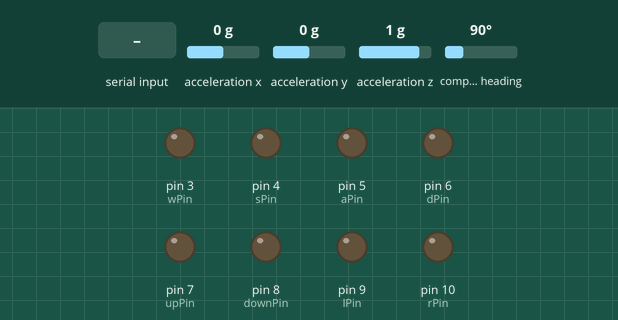
Recording of a sketch running on a simulated Arduino Uno, built with avr-gcc and run on an emulated ATmega328P. Parts: output pins drawn as LEDs (lit = HIGH). Dashed ring = blinking. The inputs (shaded band) are chosen by the test bench; at power-on: acceleration x 0 g, acceleration y 0 g, acceleration z 1 g, compass heading 90°. What the sketch prints to the serial monitor is not drawn.

Above: at 2.2 s.
2.3 s: byte 99 ('c') received over Serial
At 2.7 s:
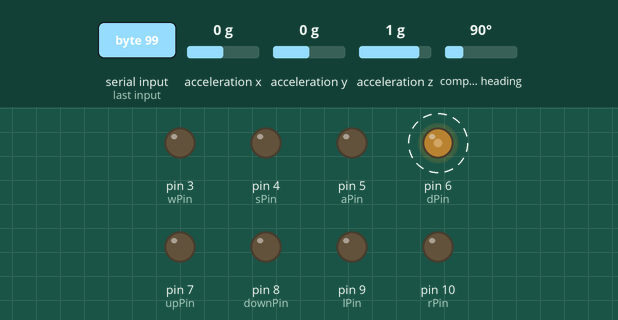
5.3 s: "a" received over Serial
At 6.5 s:
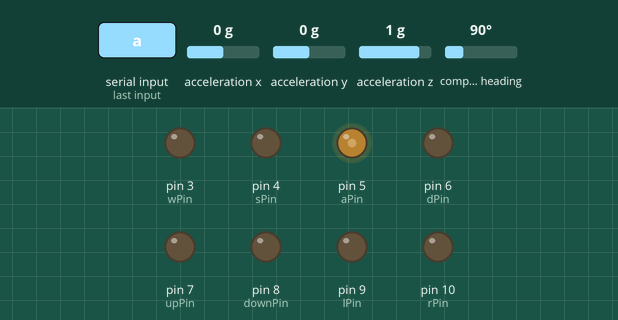
6.8 s: "l" received over Serial
At 8.0 s:
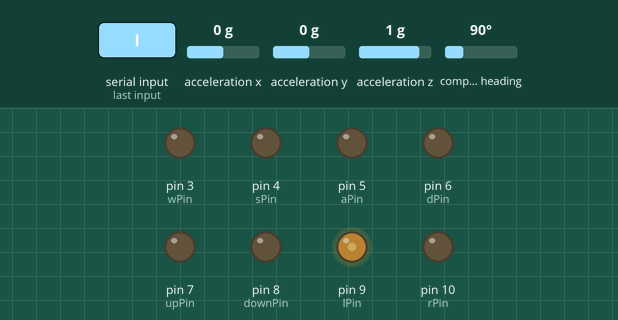
8.3 s: "r" received over Serial
At 8.9 s:
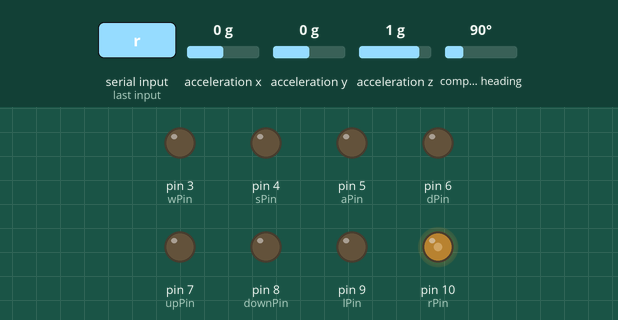
9.8 s: "m" received over Serial
At 10.2 s:
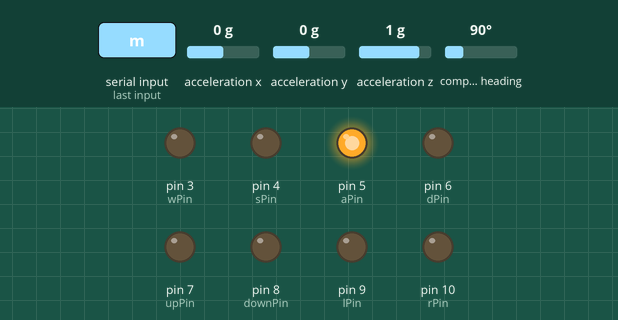
11.3 s: byte 101 ('e') received over Serial
At 12.2 s:
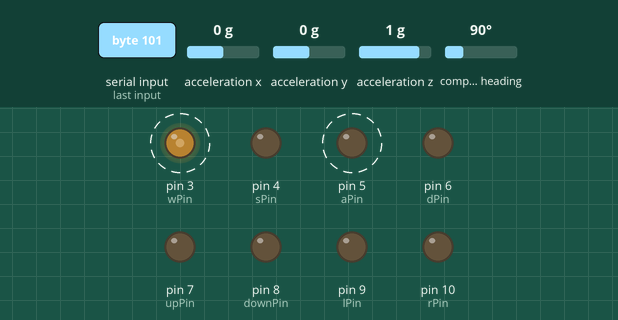
Timing chart, 0 to 15.3 s (numbered marks = the images above; inputs shaded):
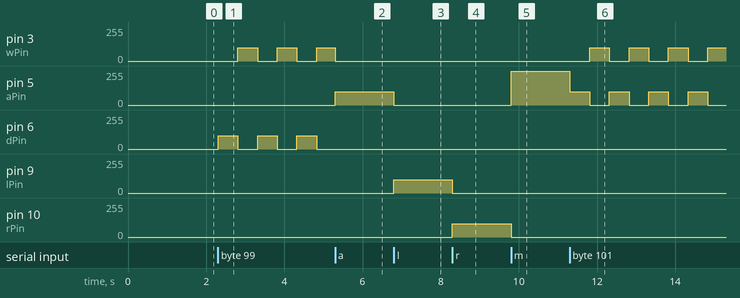

The sketch:

arduino_2_alter_vibration_20241204_strong.ino
```cpp
#include <Wire.h>
#include <Adafruit_Sensor.h>
#include <Adafruit_BNO055.h>
#include <utility/imumaths.h>

// Initialize two IMUs with different I2C addresses
Adafruit_BNO055 imu1 = Adafruit_BNO055(55, 0x28); // IMU1 address 0x28
Adafruit_BNO055 imu2 = Adafruit_BNO055(56, 0x29); // IMU2 address 0x29

const int wPin = 3;
const int sPin = 4;
const int aPin = 5;
const int dPin = 6;

const int upPin = 7;
const int downPin = 8;
const int lPin = 9;
const int rPin = 10;

unsigned long previousMillis = 0; // Last switch time
const unsigned long interval = 500; // Vibration switch interval (milliseconds)
int currentPin = wPin; // Currently vibrating pin
bool vibrationActive = false; // Vibration active flag

// Define state machine states
enum State { IDLE, CLOCKWISE, COUNTERCLOCKWISE };
State currentState = IDLE; // Initialize to IDLE state

void setup(void)
{
  Serial.begin(115200); // Set serial baud rate to 115200
  while (!Serial);
  Serial.println("Initializing dual IMU posture sensors...");

  // Initialize IMU1
  if (!imu1.begin())
  {
    Serial.println("Unable to initialize IMU1! Check connections and I2C address.");
    while (1);
  }

  // Initialize IMU2
  if (!imu2.begin())
  {
    Serial.println("Unable to initialize IMU2! Check connections and I2C address.");
    while (1);
  }

  delay(1000);

  // Use external crystal for better accuracy
  imu1.setExtCrystalUse(true);
  imu2.setExtCrystalUse(true);

  Serial.println("Starting to output posture data...");
  pinMode(wPin, OUTPUT);
  pinMode(sPin, OUTPUT);
  pinMode(aPin, OUTPUT);
  pinMode(dPin, OUTPUT);

  pinMode(upPin, OUTPUT);
  pinMode(downPin, OUTPUT);
  pinMode(lPin, OUTPUT);
  pinMode(rPin, OUTPUT);
}

void loop(void)
{
  // Get sensor events from IMU1 and IMU2
  sensors_event_t event1;
  imu1.getEvent(&event1);
  sensors_event_t event2;
  imu2.getEvent(&event2);

  // Extract and print Euler angles
  float yaw1 = event1.orientation.x;
  float pitch1 = event1.orientation.y;
  float roll1 = event1.orientation.z;
  float yaw2 = event2.orientation.x;
  float pitch2 = event2.orientation.y;
  float roll2 = event2.orientation.z;

  Serial.print(yaw1, 4);
  Serial.print(",");
  Serial.print(pitch1, 4);
  Serial.print(",");
  Serial.print(roll1, 4);
  Serial.print(",");
  Serial.print(yaw2, 4);
  Serial.print(",");
  Serial.print(pitch2, 4);
  Serial.print(",");
  Serial.println(roll2, 4);

  if (Serial.available() > 0)
  {
    char command = Serial.read(); // Read a character as a command
    switch (command)
    {
      case 'w':
      case 's':
      case 'a':
      case 'd':
      case 'u':
      case 'x':
      case 'l':
      case 'r':
      case 'm':
      case 'n':
        deactivateAllVibrators(); // Stop all vibrators when executing other commands
        vibrationActive = false;
        currentState = IDLE; // Switch to IDLE state
        executeSingleVibration(command); // Activate single vibrator based on command
        break;

      case 'c': // Clockwise rotation vibration
        if (currentState != CLOCKWISE) // Switch only if not already in CLOCKWISE state
        {
          deactivateAllVibrators(); // Reset current vibration
          vibrationActive = true;
          currentState = CLOCKWISE; // Switch to CLOCKWISE state
          currentPin = wPin; // Reset currentPin to start position
        }
        break;

      case 'e': // Counterclockwise rotation vibration
        if (currentState != COUNTERCLOCKWISE) // Switch only if not already in COUNTERCLOCKWISE state
        {
          deactivateAllVibrators(); // Reset current vibration
          vibrationActive = true;
          currentState = COUNTERCLOCKWISE; // Switch to COUNTERCLOCKWISE state
          currentPin = wPin; // Reset currentPin to start position
        }
        break;
    }
  }

  // Execute vibration logic based on current state
  switch (currentState)
  {
    case CLOCKWISE:
      rotateClockwise();
      break;

    case COUNTERCLOCKWISE:
      rotateCounterclockwise();
      break;

    case IDLE:
    default:
      // Do nothing in IDLE state
      break;
  }
}

// Activate single vibrator
void executeSingleVibration(char command)
{
  switch (command)
  {
    case 'w':
      activateVibrator(wPin, true);
      break;
    case 's':
      activateVibrator(sPin, true);
      break;
    case 'a':
      activateVibrator(aPin, true);
      break;
    case 'd':
      activateVibrator(dPin, true);
      break;
    case 'u':
      activateVibrator(upPin, true);
      break;
    case 'x':
      activateVibrator(downPin, true);
      break;
    case 'l':
      activateVibrator(lPin, true);
      break;
    case 'r':
      activateVibrator(rPin, true);
      break;
    case 'm':
      activateVibratorStrong(aPin, true);
      break;
    case 'n':
      deactivateAllVibrators();
      vibrationActive = false;
      break;
  }
}

// Clockwise vibration function
void rotateClockwise()
{
  unsigned long currentMillis = millis();
  if (currentMillis - previousMillis >= interval)
  {
    previousMillis = currentMillis; // Update last switch time

    // Stop current vibrator
    analogWrite(currentPin, 0);

    // Clockwise switch pin
    if (currentPin == wPin)
    {
      currentPin = dPin;
    }
    else if (currentPin == dPin)
    {
      currentPin = wPin;
    }

    // Activate new vibrator
    analogWrite(currentPin, 100);
  }
}

// Counterclockwise vibration function
void rotateCounterclockwise()
{
  unsigned long currentMillis = millis();
  if (currentMillis - previousMillis >= interval)
  {
    previousMillis = currentMillis; // Update last switch time

    // Stop current vibrator
    analogWrite(currentPin, 0);

    // Counterclockwise switch pin
    if (currentPin == wPin)
    {
      currentPin = aPin;
    }
    else if (currentPin == aPin)
    {
      currentPin = wPin;
    }

    // Activate new vibrator
    analogWrite(currentPin, 100);
  }
}

// Activate single vibrator
void activateVibrator(int pin, bool state)
{
  analogWrite(pin, state ? 100 : 0); // PWM signal
}

void activateVibratorStrong(int pin, bool state)
{
  analogWrite(pin, state ? 255 : 0); // PWM signal
}

// Stop all vibrators
void deactivateAllVibrators()
{
  analogWrite(wPin, 0);
  analogWrite(sPin, 0);
  analogWrite(aPin, 0);
  analogWrite(dPin, 0);

  analogWrite(upPin, 0);
  analogWrite(downPin, 0);
  analogWrite(lPin, 0);
  analogWrite(rPin, 0);
}
```

Measured:
- after the input at 2.3 s, pin 3 (wPin): alternates 100/255 for 0.50 s and 0/255 for 0.50 s, starting after 0.51 s; pin 6 (dPin): alternates 100/255 for 0.50 s and 0/255 for 0.50 s, starting at once
- after the input at 5.3 s, pin 3 (wPin): goes on until 5.3 s, then stays 0/255; pin 5 (aPin): 0/255 → 100/255 at once; pin 6 (dPin): stays 0/255 (without the input it goes to 100/255 after 0.03 s)
- after the input at 6.8 s, pin 5 (aPin): 100/255 → 0/255 at once; pin 9 (lPin): 0/255 → 100/255 at once
- after the input at 8.3 s, pin 9 (lPin): 100/255 → 0/255 at once; pin 10 (rPin): 0/255 → 100/255 at once
- after the input at 9.8 s, pin 5 (aPin): 0/255 → 255/255 at once; pin 10 (rPin): 100/255 → 0/255 at once
- after the input at 11.3 s, pin 3 (wPin): alternates 100/255 for 0.50 s and 0/255 for 0.50 s, starting after 0.51 s; pin 5 (aPin): alternates 100/255 for 0.50 s and 0/255 for 0.50 s, starting at once
